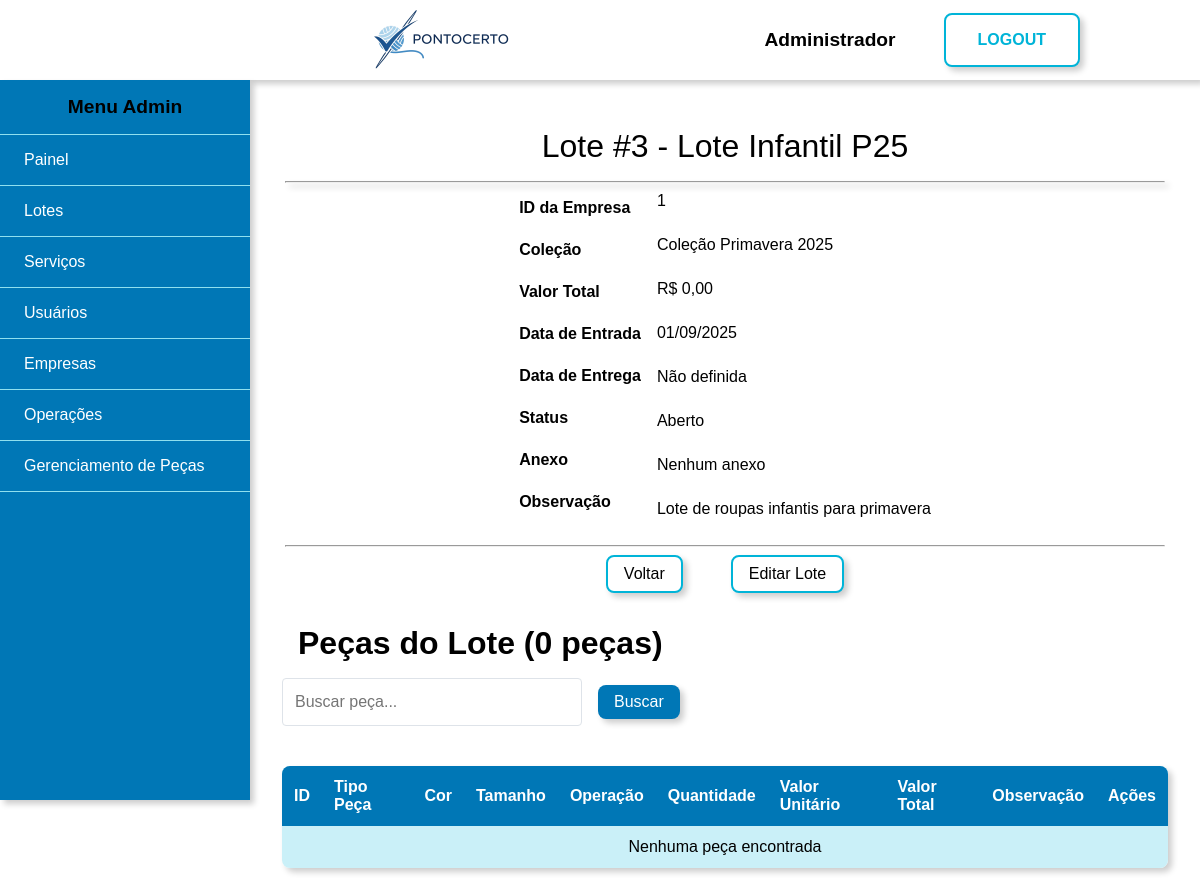
/admin/visualizar-lote?id=3 (signed in), run on the app's committed database.
### tables this page shows
CREATE TABLE usuarios (
    id int PRIMARY KEY AUTO_INCREMENT,
    tipo enum('admin', 'costureira') NOT NULL DEFAULT 'costureira',
    nome varchar(50) NOT NULL,
    cpf varchar(11) NOT NULL UNIQUE,
    email varchar(250) NOT NULL UNIQUE,
    telefone varchar(11) NOT NULL,
    cep varchar(8) NOT NULL,
    logradouro varchar(250),
    complemento varchar(50),
    cidade varchar(100),
    tipo_chave_pix enum('cpf', 'cnpj', 'email', 'telefone', 'aleatoria') DEFAULT 'cpf',
    chave_pix varchar(250),
    senha varchar(255) NOT NULL,
    banco int NULL DEFAULT 0,
    agencia INT NULL DEFAULT 0,
    conta INT NULL DEFAULT 0,
    especialidade_id INT NOT NULL DEFAULT 2,
    ativo TINYINT DEFAULT 1,
    created_at TIMESTAMP DEFAULT CURRENT_TIMESTAMP,
    updated_at TIMESTAMP DEFAULT CURRENT_TIMESTAMP ON UPDATE CURRENT_TIMESTAMP
 );

CREATE TABLE lotes (
    id INT PRIMARY KEY AUTO_INCREMENT,
    empresa_id VARCHAR(50) NOT NULL,
    colecao VARCHAR(100) NOT NULL,
    nome VARCHAR(100) NOT NULL,
    observacao TEXT,
    data_entrada DATE NOT NULL,
    data_entrega DATE,
    valor_total DECIMAL(12, 2) DEFAULT 0.00,
    status ENUM('Aberto', 'Entregue', 'Cancelado') DEFAULT 'Aberto',
    anexos VARCHAR(500),
    ativo TINYINT DEFAULT 1,
    created_at TIMESTAMP DEFAULT CURRENT_TIMESTAMP,
    updated_at TIMESTAMP DEFAULT CURRENT_TIMESTAMP ON UPDATE CURRENT_TIMESTAMP
);

### views/admin/visualizar-lote.php (the view, shortened to what the rows shown need)
<div class="conteudo flex">
    <form class="formulario-cadastro">
        <div class="titulo">Lote #<?= htmlspecialchars($lote['id']) ?> - <?= htmlspecialchars($lote['nome']) ?></div>
        <hr class="shadow">
        <span class="lista-informacoes flex center">
            <span class="lista-informacoes-coluna bold flex vertical">
            </span>
            <span class="lista-informacoes-coluna flex vertical">
                <span class="flex v-center" style="min-height:20px"><?= htmlspecialchars($lote['empresa_id']) ?></span>
                <span class="flex v-center" style="min-height:20px"><?= htmlspecialchars($lote['colecao']) ?></span>
                <span class="flex v-center" style="min-height:20px">R$ <?= number_format($lote['valor_total'], 2, ',', '.') ?></span>
                <span class="flex v-center" style="min-height:20px"><?= date('d/m/Y', strtotime($lote['data_entrada'])) ?></span>
                <span class="flex v-center" style="min-height:20px"><?= $lote['data_entrega'] ? date('d/m/Y', strtotime($lote['data_entrega'])) : 'Não definida' ?></span>
                <span class="flex v-center status-<?= strtolower($lote['status']) ?>" style="min-height:20px"><?= htmlspecialchars($lote['status']) ?></span>
                <span class="flex v-center" style="min-height:20px">
        <?php if (!empty($lote['anexos'])): ?>
            <a href="<?= BASE_URL ?>uploads/lotes/<?= htmlspecialchars($lote['anexos']) ?>"
               target="_blank" class="botao-link">
               📎 Ver Anexo
            </a>
        <?php else: ?>
            Nenhum anexo
        <?php endif; ?>
    </span>
    <span class="flex v-center" style="min-height:20px"><?= htmlspecialchars($lote['observacao'] ?? 'Nenhuma') ?></span>
            </span>
        </span>
        <br>
        <hr>
        <div class="flex h-center l-gap">
            <a href="<?= BASE_URL ?>admin/lotes" class="botao">Voltar</a>
            <a href="<?= BASE_URL ?>admin/editar-lote?id=<?= $lote['id'] ?>" class="botao">Editar Lote</a>
        </div>
        <div style="margin-top: 2rem;">
            <h3>Peças do Lote (<?= $totalPecas ?> peças)</h3>
            <div class="filtro flex v-center s-gap" style="margin-bottom: 20px;">
            </div>
            <div class="tabela">
                <table cellspacing='0' class="redondinho shadow" id="tabelaPecas">
                    <thead>
                        <tr>
                            <th class="ae">ID</th>
                            <th class="ae">Tipo Peça</th>
                            <th class="ae">Cor</th>
                            <th class="ae">Tamanho</th>
                            <th class="ae">Operação</th>
                            <th class="ae">Quantidade</th>
                            <th class="ae">Valor Unitário</th>
                            <th class="ae">Valor Total</th>
                            <th class="ae">Observação</th>
                            <th class="ac">Ações</th>
                        </tr>
                    </thead>
                </table>
            </div>
        </div>
    </form>
</div>

### views/shared/header.php (shortened to what the rows shown need)
<!DOCTYPE html>
<html lang="pt-BR">
<head>
    <link rel="stylesheet" href="<?php echo ASSETS_URL?>css/style.css">
</head>
<body>
    <?php if ($login ?? false): ?>
        <div class="principal azul flex center">
    <?php else: ?>
        <div class="principal">
            <?php if ($usuarioLogado ?? false): ?>
                <div class="topo flex h-center shadow">
                    <a class="imagem-topo" href="<?= $dashboardLink ?>">
                        <img src="<?php echo ASSETS_URL?>img/banner.png" alt="banner">
                    </a>
                    <span class="flex l-gap v-center">
                        <span class="nome-usuario"><?= htmlspecialchars($nomeUsuario) ?></span>
                        <a href="<?= BASE_URL ?>logout" class="botao-grande">LOGOUT</a>
                    </span>
                </div>
            <?php endif; ?>
    <?php endif; ?>

### data on the page
usuarios: nome "Administrador"
lotes: id "3", nome "Lote Infantil P25", empresa "1", colecao "Coleção Primavera 2025", valor_total "0,00", data_entrada "01/09/2025", status "Aberto", observacao "Lote de roupas infantis para primavera"

### other printed values
$userRole "Admin"
$item['label'] "Painel"
$item['label'] "Lotes"
$item['label'] "Serviços"
$item['label'] "Usuários"
$item['label'] "Empresas"
$item['label'] "Operações"
$item['label'] "Gerenciamento de Peças"
$totalPecas "0"
